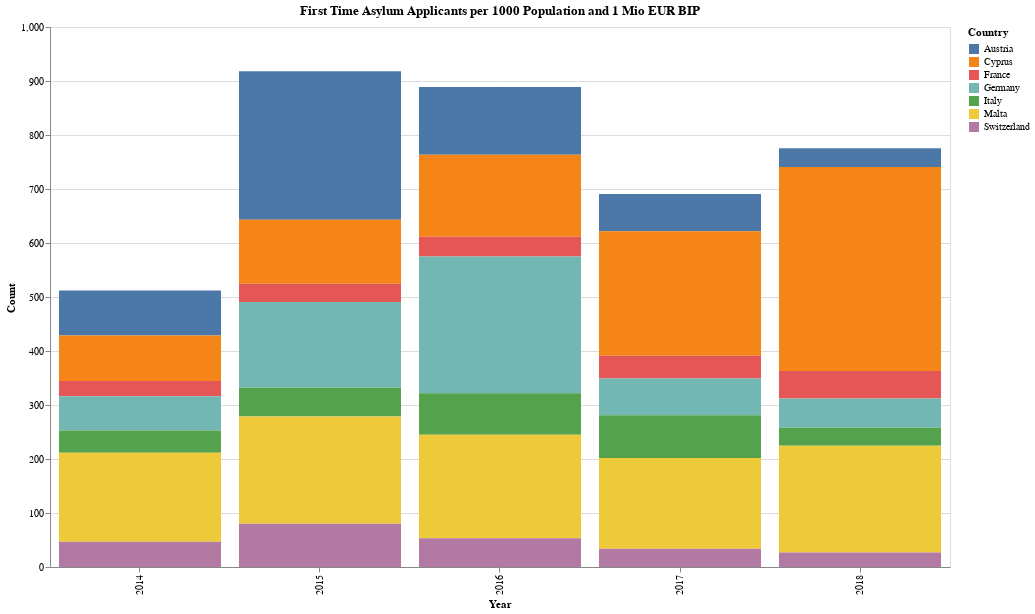

Notebook code for this chart:
### Markdown cell above
## Plot data for selected countries after 2014

### Code cell
dd = df.loc(axis=0)[
    2014:,
    ['Austria', 'Cyprus', 'France', 'Germany', 'Italy', 'Malta', 'Switzerland'],
    'First time applicant',
]
alt.Chart(dd.reset_index()).mark_bar().encode(
    x=alt.X('time:O', title='Year'),
    y=alt.Y('sum(asyl_count_per_capita_and_bip):Q', title='Count', stack='zero'),
    color=alt.Color('geo:N', title='Country'),
    tooltip=[
        alt.Tooltip('geo', title='Country'),
        alt.Tooltip('sum(asyl_count_per_capita_and_bip)', title='Count', format='.1f'),
        alt.Tooltip('sum(asyl_count_per_capita_and_bip_fraction)', title='Fraction of Total', format='.1%')
    ],
).properties(
    title="First Time Asylum Applicants per 1000 Population and 1 Mio EUR BIP",
    width=900,
    height=540,
)

### Figure 1 — Vega-Lite specification as saved in the notebook (floating-point values rounded to 4 significant figures)
{"$schema": "https://vega.github.io/schema/vega-lite/v3.4.0.json", "config": {"mark": {"tooltip": null}, "view": {"height": 300, "width": 400}}, "data": {"name": "data-96fe8a1dd1a3c547788c6b5014abd4ca"}, "datasets": {"data-96fe8a1dd1a3c547788c6b5014abd4ca": [{"BIP": 36100, "asyl_app": "First time applicant", "asyl_count": 25675, "asyl_count_per_capita_and_bip": 83.6, "asyl_count_per_capita_and_bip_fraction": 0.04833, "geo": "Austria", "population": 8507786, "time": 2014}, {"BIP": 20500, "asyl_app": "First time applicant", "asyl_count": 1480, "asyl_count_per_capita_and_bip": 84.14, "asyl_count_per_capita_and_bip_fraction": 0.04865, "geo": "Cyprus", "population": 858000, "time": 2014}, {"BIP": 31300, "asyl_app": "First time applicant", "asyl_count": 58845, "asyl_count_per_capita_and_bip": 28.41, "asyl_count_per_capita_and_bip_fraction": 0.01643, "geo": "France", "population": 66165980, "time": 2014}, {"BIP": 33900, "asyl_app": "First time applicant", "asyl_count": 172945, "asyl_count_per_capita_and_bip": 63.16, "asyl_count_per_capita_and_bip_fraction": 0.03652, "geo": "Germany", "population": 80767463, "time": 2014}, {"BIP": 25400, "asyl_app": "First time applicant", "asyl_count": 63655, "asyl_count_per_capita_and_bip": 41.23, "asyl_count_per_capita_and_bip_fraction": 0.02384, "geo": "Italy", "population": 60782668, "time": 2014}, {"BIP": 18000, "asyl_app": "First time applicant", "asyl_count": 1275, "asyl_count_per_capita_and_bip": 164.9, "asyl_count_per_capita_and_bip_fraction": 0.09537, "geo": "Malta", "population": 429424, "time": 2014}, {"BIP": 57700, "asyl_app": "First time applicant", "asyl_count": 21940, "asyl_count_per_capita_and_bip": 46.71, "asyl_count_per_capita_and_bip_fraction": 0.02701, "geo": "Switzerland", "population": 8139631, "time": 2014}, {"BIP": 36200, "asyl_app": "First time applicant", "asyl_count": 85505, "asyl_count_per_capita_and_bip": 275.1, "asyl_count_per_capita_and_bip_fraction": 0.06586, "geo": "Austria", "population": 8584926, "time": 2015}, {"BIP": 21000, "asyl_app": "First time applicant", "asyl_count": 2105, "asyl_count_per_capita_and_bip": 118.3, "asyl_count_per_capita_and_bip_fraction": 0.02833, "geo": "Cyprus", "population": 847008, "time": 2015}, {"BIP": 31500, "asyl_app": "First time applicant", "asyl_count": 70570, "asyl_count_per_capita_and_bip": 33.71, "asyl_count_per_capita_and_bip_fraction": 0.008069, "geo": "France", "population": 66458153, "time": 2015}, {"BIP": 34200, "asyl_app": "First time applicant", "asyl_count": 441800, "asyl_count_per_capita_and_bip": 159.1, "asyl_count_per_capita_and_bip_fraction": 0.03808, "geo": "Germany", "population": 81197537, "time": 2015}, {"BIP": 25600, "asyl_app": "First time applicant", "asyl_count": 82830, "asyl_count_per_capita_and_bip": 53.22, "asyl_count_per_capita_and_bip_fraction": 0.01274, "geo": "Italy", "population": 60795612, "time": 2015}, {"BIP": 19400, "asyl_app": "First time applicant", "asyl_count": 1695, "asyl_count_per_capita_and_bip": 198.7, "asyl_count_per_capita_and_bip_fraction": 0.04756, "geo": "Malta", "population": 439691, "time": 2015}, {"BIP": 57800, "asyl_app": "First time applicant", "asyl_count": 38060, "asyl_count_per_capita_and_bip": 79.93, "asyl_count_per_capita_and_bip_fraction": 0.01913, "geo": "Switzerland", "population": 8237666, "time": 2015}, {"BIP": 36500, "asyl_app": "First time applicant", "asyl_count": 39875, "asyl_count_per_capita_and_bip": 125.6, "asyl_count_per_capita_and_bip_fraction": 0.05296, "geo": "Austria", "population": 8700471, "time": 2016}, {"BIP": 22000, "asyl_app": "First time applicant", "asyl_count": 2840, "asyl_count_per_capita_and_bip": 152.2, "asyl_count_per_capita_and_bip_fraction": 0.06419, "geo": "Cyprus", "population": 848319, "time": 2016}, {"BIP": 31800, "asyl_app": "First time applicant", "asyl_count": 76790, "asyl_count_per_capita_and_bip": 36.24, "asyl_count_per_capita_and_bip_fraction": 0.01528, "geo": "France", "population": 66638391, "time": 2016}, {"BIP": 34700, "asyl_app": "First time applicant", "asyl_count": 722265, "asyl_count_per_capita_and_bip": 253.3, "asyl_count_per_capita_and_bip_fraction": 0.1068, "geo": "Germany", "population": 82175684, "time": 2016}, {"BIP": 26000, "asyl_app": "First time applicant", "asyl_count": 121185, "asyl_count_per_capita_and_bip": 76.83, "asyl_count_per_capita_and_bip_fraction": 0.03241, "geo": "Italy", "population": 60665551, "time": 2016}, {"BIP": 20100, "asyl_app": "First time applicant", "asyl_count": 1735, "asyl_count_per_capita_and_bip": 191.6, "asyl_count_per_capita_and_bip_fraction": 0.08084, "geo": "Malta", "population": 450415, "time": 2016}, {"BIP": 58100, "asyl_app": "First time applicant", "asyl_count": 25820, "asyl_count_per_capita_and_bip": 53.37, "asyl_count_per_capita_and_bip_fraction": 0.02251, "geo": "Switzerland", "population": 8327126, "time": 2016}, {"BIP": 37200, "asyl_app": "First time applicant", "asyl_count": 22455, "asyl_count_per_capita_and_bip": 68.81, "asyl_count_per_capita_and_bip_fraction": 0.0435, "geo": "Austria", "population": 8772865, "time": 2017}, {"BIP": 22700, "asyl_app": "First time applicant", "asyl_count": 4475, "asyl_count_per_capita_and_bip": 230.6, "asyl_count_per_capita_and_bip_fraction": 0.1458, "geo": "Cyprus", "population": 854802, "time": 2017}, {"BIP": 32400, "asyl_app": "First time applicant", "asyl_count": 91965, "asyl_count_per_capita_and_bip": 42.49, "asyl_count_per_capita_and_bip_fraction": 0.02686, "geo": "France", "population": 66804121, "time": 2017}, {"BIP": 35400, "asyl_app": "First time applicant", "asyl_count": 198255, "asyl_count_per_capita_and_bip": 67.87, "asyl_count_per_capita_and_bip_fraction": 0.0429, "geo": "Germany", "population": 82521653, "time": 2017}, {"BIP": 26400, "asyl_app": "First time applicant", "asyl_count": 126550, "asyl_count_per_capita_and_bip": 79.12, "asyl_count_per_capita_and_bip_fraction": 0.05001, "geo": "Italy", "population": 60589445, "time": 2017}, {"BIP": 20800, "asyl_app": "First time applicant", "asyl_count": 1610, "asyl_count_per_capita_and_bip": 168.2, "asyl_count_per_capita_and_bip_fraction": 0.1063, "geo": "Malta", "population": 460297, "time": 2017}, {"BIP": 58500, "asyl_app": "First time applicant", "asyl_count": 16615, "asyl_count_per_capita_and_bip": 33.73, "asyl_count_per_capita_and_bip_fraction": 0.02132, "geo": "Switzerland", "population": 8419550, "time": 2017}, {"BIP": 38000, "asyl_app": "First time applicant", "asyl_count": 11580, "asyl_count_per_capita_and_bip": 34.54, "asyl_count_per_capita_and_bip_fraction": 0.02133, "geo": "Austria", "population": 8822267, "time": 2018}, {"BIP": 23300, "asyl_app": "First time applicant", "asyl_count": 7610, "asyl_count_per_capita_and_bip": 377.9, "asyl_count_per_capita_and_bip_fraction": 0.2333, "geo": "Cyprus", "population": 864236, "time": 2018}, {"BIP": 32800, "asyl_app": "First time applicant", "asyl_count": 111415, "asyl_count_per_capita_and_bip": 50.75, "asyl_count_per_capita_and_bip_fraction": 0.03134, "geo": "France", "population": 66926166, "time": 2018}, {"BIP": 35900, "asyl_app": "First time applicant", "asyl_count": 161885, "asyl_count_per_capita_and_bip": 54.47, "asyl_count_per_capita_and_bip_fraction": 0.03363, "geo": "Germany", "population": 82792351, "time": 2018}, {"BIP": 26700, "asyl_app": "First time applicant", "asyl_count": 53440, "asyl_count_per_capita_and_bip": 33.09, "asyl_count_per_capita_and_bip_fraction": 0.02043, "geo": "Italy", "population": 60483973, "time": 2018}, {"BIP": 21600, "asyl_app": "First time applicant", "asyl_count": 2035, "asyl_count_per_capita_and_bip": 198.1, "asyl_count_per_capita_and_bip_fraction": 0.1223, "geo": "Malta", "population": 475701, "time": 2018}, {"BIP": 59600, "asyl_app": "First time applicant", "asyl_count": 13465, "asyl_count_per_capita_and_bip": 26.63, "asyl_count_per_capita_and_bip_fraction": 0.01644, "geo": "Switzerland", "population": 8484130, "time": 2018}]}, "encoding": {"color": {"field": "geo", "title": "Country", "type": "nominal"}, "tooltip": [{"field": "geo", "title": "Country", "type": "nominal"}, {"aggregate": "sum", "field": "asyl_count_per_capita_and_bip", "format": ".1f", "title": "Count", "type": "quantitative"}, {"aggregate": "sum", "field": "asyl_count_per_capita_and_bip_fraction", "format": ".1%", "title": "Fraction of Total", "type": "quantitative"}], "x": {"field": "time", "title": "Year", "type": "ordinal"}, "y": {"aggregate": "sum", "field": "asyl_count_per_capita_and_bip", "stack": "zero", "title": "Count", "type": "quantitative"}}, "height": 540, "mark": "bar", "title": "First Time Asylum Applicants per 1000 Population and 1 Mio EUR BIP", "width": 900}
